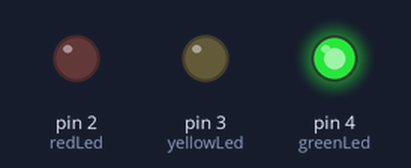
Recording of a sketch running on a simulated Arduino Uno, built with avr-gcc and run on an emulated ATmega328P. Shown: output pins drawn as LEDs (lit = HIGH).

Above: at 0.45 s.
At 1.25 s:
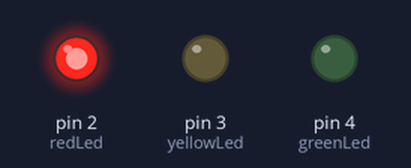
At 2.6 s:
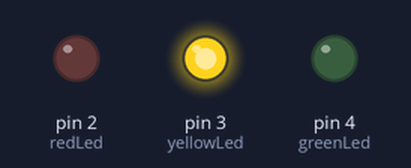
Timing chart, 0 to 3.0 s (numbered marks = the images above):
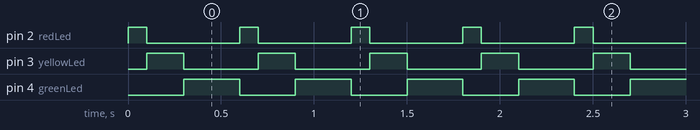

The sketch:

TrafficLightProject.ino
```cpp
// C++ code

int redLed=2;
int yellowLed=3;
int greenLed=4;
void setup()
{
  pinMode(redLed, OUTPUT);
  pinMode(yellowLed, OUTPUT);
  pinMode(greenLed, OUTPUT);


}

void loop()
{
  //For Red Light(LED)
  digitalWrite(redLed, HIGH);
  delay(100); // Wait for 1000 millisecond(s)
  digitalWrite(redLed, LOW);
  digitalWrite(yellowLed,LOW);
  digitalWrite(greenLed, LOW);

  //For Yellow Light(LED)
  digitalWrite(yellowLed, HIGH);
  delay(200); // Wait for 1000 millisecond(s)
  digitalWrite(redLed, LOW);
  digitalWrite(yellowLed,LOW);
  digitalWrite(greenLed, LOW);

  //For Green Light(LED)
  digitalWrite(greenLed, HIGH);
  delay(300); // Wait for 1000 millisecond(s)
  digitalWrite(redLed, LOW);
  digitalWrite(yellowLed,LOW);
  digitalWrite(greenLed, LOW);

}
```

Measured:
- by itself, pin 2 (redLed): alternates HIGH for 0.10 s and LOW for 0.50 s
- by itself, pin 3 (yellowLed): alternates HIGH for 0.20 s and LOW for 0.40 s
- by itself, pin 4 (greenLed): alternates HIGH for 0.30 s and LOW for 0.30 s
